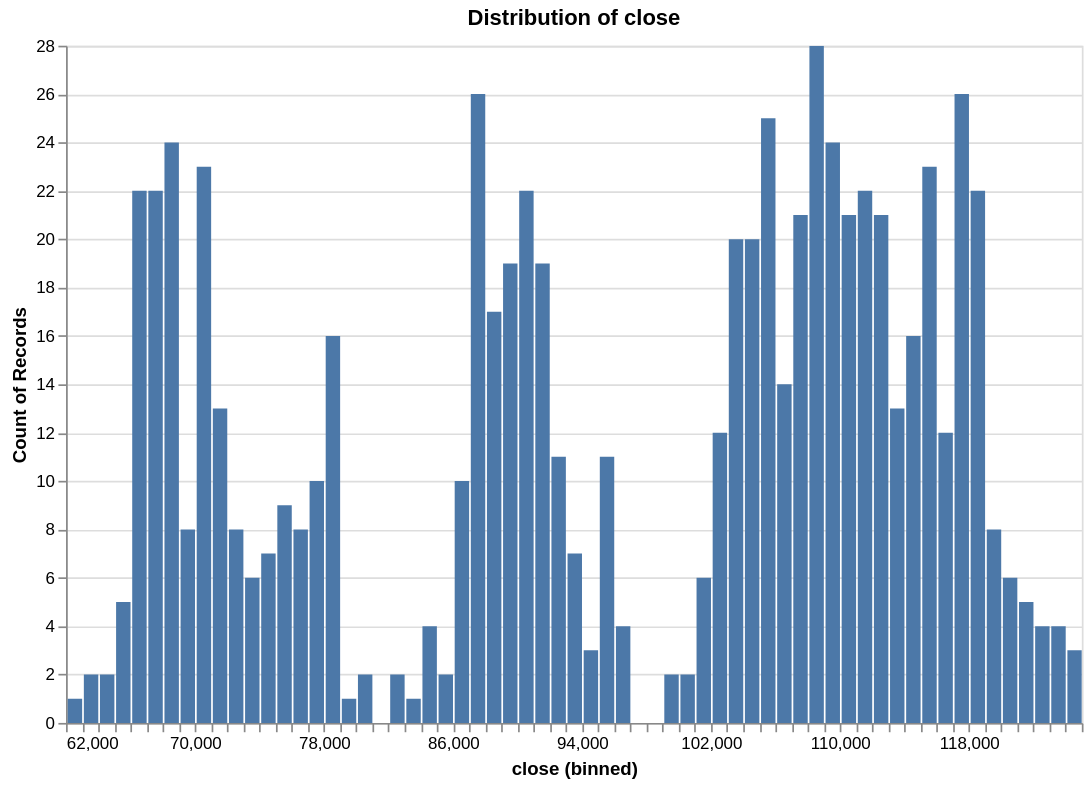

Here is the notebook cell this chart was saved with:
### Code cell
research.plot_distribution(ts, 'close', no_bins = 100)

### Figure 1 — Vega specification as saved in the notebook (floating-point values rounded to 4 significant figures)
{"$schema": "https://vega.github.io/schema/vega/v6.json", "data": [{"name": "param_f268f798f41c853e_store"}, {"name": "source_0", "values": [{"__count": 4, "bin_maxbins_100_close": 96000.0, "bin_maxbins_100_close_end": 97000.0}, {"__count": 2, "bin_maxbins_100_close": 99000.0, "bin_maxbins_100_close_end": 100000.0}, {"__count": 20, "bin_maxbins_100_close": 103000.0, "bin_maxbins_100_close_end": 104000.0}, {"__count": 12, "bin_maxbins_100_close": 102000.0, "bin_maxbins_100_close_end": 103000.0}, {"__count": 20, "bin_maxbins_100_close": 104000.0, "bin_maxbins_100_close_end": 105000.0}, {"__count": 14, "bin_maxbins_100_close": 106000.0, "bin_maxbins_100_close_end": 107000.0}, {"__count": 25, "bin_maxbins_100_close": 105000.0, "bin_maxbins_100_close_end": 106000.0}, {"__count": 24, "bin_maxbins_100_close": 109000.0, "bin_maxbins_100_close_end": 110000.0}, {"__count": 21, "bin_maxbins_100_close": 110000.0, "bin_maxbins_100_close_end": 111000.0}, {"__count": 22, "bin_maxbins_100_close": 111000.0, "bin_maxbins_100_close_end": 112000.0}, {"__count": 21, "bin_maxbins_100_close": 107000.0, "bin_maxbins_100_close_end": 108000.0}, {"__count": 28, "bin_maxbins_100_close": 108000.0, "bin_maxbins_100_close_end": 109000.0}, {"__count": 6, "bin_maxbins_100_close": 101000.0, "bin_maxbins_100_close_end": 102000.0}, {"__count": 2, "bin_maxbins_100_close": 100000.0, "bin_maxbins_100_close_end": 101000.0}, {"__count": 23, "bin_maxbins_100_close": 115000.0, "bin_maxbins_100_close_end": 116000.0}, {"__count": 26, "bin_maxbins_100_close": 117000.0, "bin_maxbins_100_close_end": 118000.0}, {"__count": 22, "bin_maxbins_100_close": 118000.0, "bin_maxbins_100_close_end": 119000.0}, {"__count": 8, "bin_maxbins_100_close": 119000.0, "bin_maxbins_100_close_end": 120000.0}, {"__count": 5, "bin_maxbins_100_close": 121000.0, "bin_maxbins_100_close_end": 122000.0}, {"__count": 12, "bin_maxbins_100_close": 116000.0, "bin_maxbins_100_close_end": 117000.0}, {"__count": 13, "bin_maxbins_100_close": 113000.0, "bin_maxbins_100_close_end": 114000.0}, {"__count": 21, "bin_maxbins_100_close": 112000.0, "bin_maxbins_100_close_end": 113000.0}, {"__count": 16, "bin_maxbins_100_close": 114000.0, "bin_maxbins_100_close_end": 115000.0}, {"__count": 6, "bin_maxbins_100_close": 120000.0, "bin_maxbins_100_close_end": 121000.0}, {"__count": 4, "bin_maxbins_100_close": 123000.0, "bin_maxbins_100_close_end": 124000.0}, {"__count": 4, "bin_maxbins_100_close": 122000.0, "bin_maxbins_100_close_end": 123000.0}, {"__count": 3, "bin_maxbins_100_close": 124000.0, "bin_maxbins_100_close_end": 125000.0}, {"__count": 3, "bin_maxbins_100_close": 94000.0, "bin_maxbins_100_close_end": 95000.0}, {"__count": 11, "bin_maxbins_100_close": 95000.0, "bin_maxbins_100_close_end": 96000.0}, {"__count": 11, "bin_maxbins_100_close": 92000.0, "bin_maxbins_100_close_end": 93000.0}, {"__count": 19, "bin_maxbins_100_close": 91000.0, "bin_maxbins_100_close_end": 92000.0}, {"__count": 10, "bin_maxbins_100_close": 86000.0, "bin_maxbins_100_close_end": 87000.0}, {"__count": 2, "bin_maxbins_100_close": 82000.0, "bin_maxbins_100_close_end": 83000.0}, {"__count": 2, "bin_maxbins_100_close": 85000.0, "bin_maxbins_100_close_end": 86000.0}, {"__count": 4, "bin_maxbins_100_close": 84000.0, "bin_maxbins_100_close_end": 85000.0}, {"__count": 17, "bin_maxbins_100_close": 88000.0, "bin_maxbins_100_close_end": 89000.0}, {"__count": 26, "bin_maxbins_100_close": 87000.0, "bin_maxbins_100_close_end": 88000.0}, {"__count": 22, "bin_maxbins_100_close": 90000.0, "bin_maxbins_100_close_end": 91000.0}, {"__count": 7, "bin_maxbins_100_close": 93000.0, "bin_maxbins_100_close_end": 94000.0}, {"__count": 19, "bin_maxbins_100_close": 89000.0, "bin_maxbins_100_close_end": 90000.0}, {"__count": 1, "bin_maxbins_100_close": 83000.0, "bin_maxbins_100_close_end": 84000.0}, {"__count": 16, "bin_maxbins_100_close": 78000.0, "bin_maxbins_100_close_end": 79000.0}, {"__count": 8, "bin_maxbins_100_close": 76000.0, "bin_maxbins_100_close_end": 77000.0}, {"__count": 10, "bin_maxbins_100_close": 77000.0, "bin_maxbins_100_close_end": 78000.0}, {"__count": 9, "bin_maxbins_100_close": 75000.0, "bin_maxbins_100_close_end": 76000.0}, {"__count": 6, "bin_maxbins_100_close": 73000.0, "bin_maxbins_100_close_end": 74000.0}, {"__count": 23, "bin_maxbins_100_close": 70000.0, "bin_maxbins_100_close_end": 71000.0}, {"__count": 1, "bin_maxbins_100_close": 62000.0, "bin_maxbins_100_close_end": 63000.0}, {"__count": 22, "bin_maxbins_100_close": 66000.0, "bin_maxbins_100_close_end": 67000.0}, {"__count": 22, "bin_maxbins_100_close": 67000.0, "bin_maxbins_100_close_end": 68000.0}, {"__count": 8, "bin_maxbins_100_close": 69000.0, "bin_maxbins_100_close_end": 70000.0}, {"__count": 24, "bin_maxbins_100_close": 68000.0, "bin_maxbins_100_close_end": 69000.0}, {"__count": 2, "bin_maxbins_100_close": 64000.0, "bin_maxbins_100_close_end": 65000.0}, {"__count": 2, "bin_maxbins_100_close": 63000.0, "bin_maxbins_100_close_end": 64000.0}, {"__count": 5, "bin_maxbins_100_close": 65000.0, "bin_maxbins_100_close_end": 66000.0}, {"__count": 13, "bin_maxbins_100_close": 71000.0, "bin_maxbins_100_close_end": 72000.0}, {"__count": 8, "bin_maxbins_100_close": 72000.0, "bin_maxbins_100_close_end": 73000.0}, {"__count": 7, "bin_maxbins_100_close": 74000.0, "bin_maxbins_100_close_end": 75000.0}, {"__count": 1, "bin_maxbins_100_close": 79000.0, "bin_maxbins_100_close_end": 80000.0}, {"__count": 2, "bin_maxbins_100_close": 80000.0, "bin_maxbins_100_close_end": 81000.0}]}, {"name": "source_0_y_domain___count", "values": [{"min": 1, "max": 28}]}], "signals": [{"name": "bin_maxbins_100_close_bins", "value": {"fields": ["close"], "fname": "bin_close", "start": 62000.0, "step": 1000.0, "stop": 125000.0}}, {"name": "unit", "value": {}, "on": [{"events": "pointermove", "update": "isTuple(group()) ? group() : unit"}]}, {"name": "param_f268f798f41c853e", "update": "vlSelectionResolve(\"param_f268f798f41c853e_store\", \"union\")"}, {"name": "param_f268f798f41c853e_close", "on": [{"events": [{"source": "view", "type": "dblclick"}], "update": "null"}, {"events": {"signal": "param_f268f798f41c853e_translate_delta"}, "update": "panLinear(param_f268f798f41c853e_translate_anchor.extent_x, -param_f268f798f41c853e_translate_delta.x / width)"}, {"events": {"signal": "param_f268f798f41c853e_zoom_delta"}, "update": "zoomLinear(domain(\"x\"), param_f268f798f41c853e_zoom_anchor.x, param_f268f798f41c853e_zoom_delta)"}]}, {"name": "param_f268f798f41c853e_tuple", "on": [{"events": [{"signal": "param_f268f798f41c853e_close"}], "update": "param_f268f798f41c853e_close ? {unit: \"\", fields: param_f268f798f41c853e_tuple_fields, values: [param_f268f798f41c853e_close]} : null"}]}, {"name": "param_f268f798f41c853e_tuple_fields", "value": [{"field": "close", "channel": "x", "type": "R"}]}, {"name": "param_f268f798f41c853e_translate_anchor", "value": {}, "on": [{"events": [{"source": "scope", "type": "pointerdown"}], "update": "{x: x(unit), y: y(unit), extent_x: domain(\"x\")}"}]}, {"name": "param_f268f798f41c853e_translate_delta", "value": {}, "on": [{"events": [{"source": "window", "between": [{"source": "scope", "type": "pointerdown"}, {"source": "window", "type": "pointerup"}], "type": "pointermove", "consume": true}], "update": "{x: param_f268f798f41c853e_translate_anchor.x - x(unit), y: param_f268f798f41c853e_translate_anchor.y - y(unit)}"}]}, {"name": "param_f268f798f41c853e_zoom_anchor", "on": [{"events": [{"source": "scope", "type": "wheel", "consume": true}], "update": "{x: invert(\"x\", x(unit)), y: invert(\"y\", y(unit))}"}]}, {"name": "param_f268f798f41c853e_zoom_delta", "on": [{"events": [{"source": "scope", "type": "wheel", "consume": true}], "update": "pow(1.001, event.deltaY * pow(16, event.deltaMode))", "force": true}]}, {"name": "param_f268f798f41c853e_modify", "on": [{"events": {"signal": "param_f268f798f41c853e_tuple"}, "update": "modify(\"param_f268f798f41c853e_store\", param_f268f798f41c853e_tuple, true)"}]}], "marks": [{"type": "rect", "name": "marks", "from": {"data": "source_0"}, "encode": {"update": {"fill": {"value": "#4c78a8"}, "x": {"field": "bin_maxbins_100_close_end", "scale": "x", "offset": {"signal": "0.5 + (abs(scale(\"x\", datum[\"bin_maxbins_100_close_end\"]) - scale(\"x\", datum[\"bin_maxbins_100_close\"])) < 0.25 ? 0.5 * (0.25 - (abs(scale(\"x\", datum[\"bin_maxbins_100_close_end\"]) - scale(\"x\", datum[\"bin_maxbins_100_close\"])))) : -0.5)"}}, "y": {"field": "__count", "scale": "y"}, "x2": {"field": "bin_maxbins_100_close", "scale": "x", "offset": {"signal": "0.5 + (abs(scale(\"x\", datum[\"bin_maxbins_100_close_end\"]) - scale(\"x\", datum[\"bin_maxbins_100_close\"])) < 0.25 ? -0.5 * (0.25 - (abs(scale(\"x\", datum[\"bin_maxbins_100_close_end\"]) - scale(\"x\", datum[\"bin_maxbins_100_close\"])))) : 0.5)"}}, "y2": {"value": 0, "scale": "y"}}}, "clip": true, "style": ["bar"], "interactive": true}], "scales": [{"name": "x", "type": "linear", "domain": {"signal": "[bin_maxbins_100_close_bins.start, bin_maxbins_100_close_bins.stop]"}, "range": [0, {"signal": "width"}], "bins": {"signal": "bin_maxbins_100_close_bins"}, "domainRaw": {"signal": "param_f268f798f41c853e[\"close\"]"}, "zero": false}, {"name": "y", "type": "linear", "domain": [{"signal": "(data(\"source_0_y_domain___count\")[0] || {}).min"}, {"signal": "(data(\"source_0_y_domain___count\")[0] || {}).max"}], "range": [{"signal": "height"}, 0], "nice": true, "zero": true}], "axes": [{"scale": "y", "minExtent": 0, "maxExtent": 0, "gridScale": "x", "domain": false, "ticks": false, "zindex": 0, "tickCount": {"signal": "ceil(height/40)"}, "aria": false, "orient": "left", "grid": true, "labels": false}, {"scale": "x", "labelFlush": true, "orient": "bottom", "tickCount": {"signal": "ceil(width/10)"}, "zindex": 0, "grid": false, "title": "close (binned)", "labelOverlap": true}, {"scale": "y", "tickCount": {"signal": "ceil(height/40)"}, "labelOverlap": true, "zindex": 0, "grid": false, "orient": "left", "title": "Count of Records"}], "title": {"text": "Distribution of close", "frame": "group"}, "background": "white", "height": 400, "width": 600, "style": "cell", "padding": 5}
